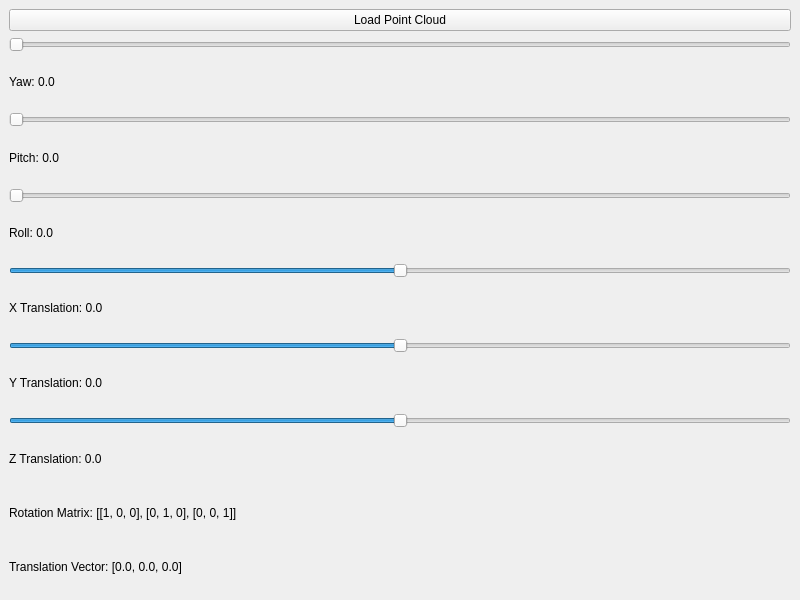
<?xml version="1.0" encoding="UTF-8"?>
<ui version="4.0">
 <class>PointCloudViewer</class>
 <widget class="QMainWindow" name="PointCloudViewer">
  <property name="geometry">
   <rect>
    <x>0</x>
    <y>0</y>
    <width>800</width>
    <height>600</height>
   </rect>
  </property>
  <property name="windowTitle">
   <string>Point Cloud Viewer</string>
  </property>
  <widget class="QWidget" name="centralwidget">
   <layout class="QVBoxLayout" name="verticalLayout">
    <item>
     <widget class="QPushButton" name="loadButton">
      <property name="text">
       <string>Load Point Cloud</string>
      </property>
     </widget>
    </item>
    
    <!-- Rotation sliders and labels -->
    <item>
     <widget class="QSlider" name="yawSlider">
      <property name="orientation">
       <enum>Qt::Horizontal</enum>
      </property>
      <property name="maximum">
       <number>36000</number> <!-- Maximum value for yaw (0 to 360 degrees) -->
      </property>
      <property name="singleStep">
       <number>1</number> <!-- Step size for yaw -->
      </property>
     </widget>
    </item>
    <item>
     <widget class="QLabel" name="yawLabel">
      <property name="text">
       <string>Yaw: 0.0</string>
      </property>
     </widget>
    </item>
    <item>
     <widget class="QSlider" name="pitchSlider">
      <property name="orientation">
       <enum>Qt::Horizontal</enum>
      </property>
      <property name="maximum">
       <number>36000</number> <!-- Maximum value for pitch (0 to 360 degrees) -->
      </property>
      <property name="singleStep">
       <number>1</number> <!-- Step size for pitch -->
      </property>
     </widget>
    </item>
    <item>
     <widget class="QLabel" name="pitchLabel">
      <property name="text">
       <string>Pitch: 0.0</string>
      </property>
     </widget>
    </item>
    <item>
     <widget class="QSlider" name="rollSlider">
      <property name="orientation">
       <enum>Qt::Horizontal</enum>
      </property>
      <property name="maximum">
       <number>36000</number> <!-- Maximum value for roll (0 to 360 degrees) -->
      </property>
      <property name="singleStep">
       <number>1</number> <!-- Step size for roll -->
      </property>
     </widget>
    </item>
    <item>
     <widget class="QLabel" name="rollLabel">
      <property name="text">
       <string>Roll: 0.0</string>
      </property>
     </widget>
    </item>
    
    <!-- Translation sliders and labels -->
    <item>
     <widget class="QSlider" name="xTranslationSlider">
      <property name="orientation">
       <enum>Qt::Horizontal</enum>
      </property>
      <property name="minimum">
       <number>-1000</number> <!-- Minimum value for X translation -->
      </property>
      <property name="maximum">
       <number>1000</number> <!-- Maximum value for X translation -->
      </property>
      <property name="singleStep">
       <number>1</number> <!-- Step size for X translation -->
      </property>
     </widget>
    </item>
    <item>
     <widget class="QLabel" name="xTranslationLabel">
      <property name="text">
       <string>X Translation: 0.0</string>
      </property>
     </widget>
    </item>
    <item>
     <widget class="QSlider" name="yTranslationSlider">
      <property name="orientation">
       <enum>Qt::Horizontal</enum>
      </property>
      <property name="minimum">
       <number>-1000</number> <!-- Minimum value for Y translation -->
      </property>
      <property name="maximum">
       <number>1000</number> <!-- Maximum value for Y translation -->
      </property>
      <property name="singleStep">
       <number>1</number> <!-- Step size for Y translation -->
      </property>
     </widget>
    </item>
    <item>
     <widget class="QLabel" name="yTranslationLabel">
      <property name="text">
       <string>Y Translation: 0.0</string>
      </property>
     </widget>
    </item>
    <item>
     <widget class="QSlider" name="zTranslationSlider">
      <property name="orientation">
       <enum>Qt::Horizontal</enum>
      </property>
      <property name="minimum">
       <number>-1000</number> <!-- Minimum value for Z translation -->
      </property>
      <property name="maximum">
       <number>1000</number> <!-- Maximum value for Z translation -->
      </property>
      <property name="singleStep">
       <number>1</number> <!-- Step size for Z translation -->
      </property>
     </widget>
    </item>
    <item>
     <widget class="QLabel" name="zTranslationLabel">
      <property name="text">
       <string>Z Translation: 0.0</string>
      </property>
     </widget>
    </item>
    
    <!-- Rotation matrix label -->
    <item>
     <widget class="QLabel" name="rotationMatrixLabel">
      <property name="text">
       <string>Rotation Matrix: [[1, 0, 0], [0, 1, 0], [0, 0, 1]]</string>
      </property>
     </widget>
    </item>
    
    <!-- Translation matrix label -->
    <item>
     <widget class="QLabel" name="translationMatrixLabel">
      <property name="text">
       <string>Translation Vector: [0.0, 0.0, 0.0]</string>
      </property>
     </widget>
    </item>
   </layout>
  </widget>
 </widget>
 <resources/>
 <connections/>
</ui>
